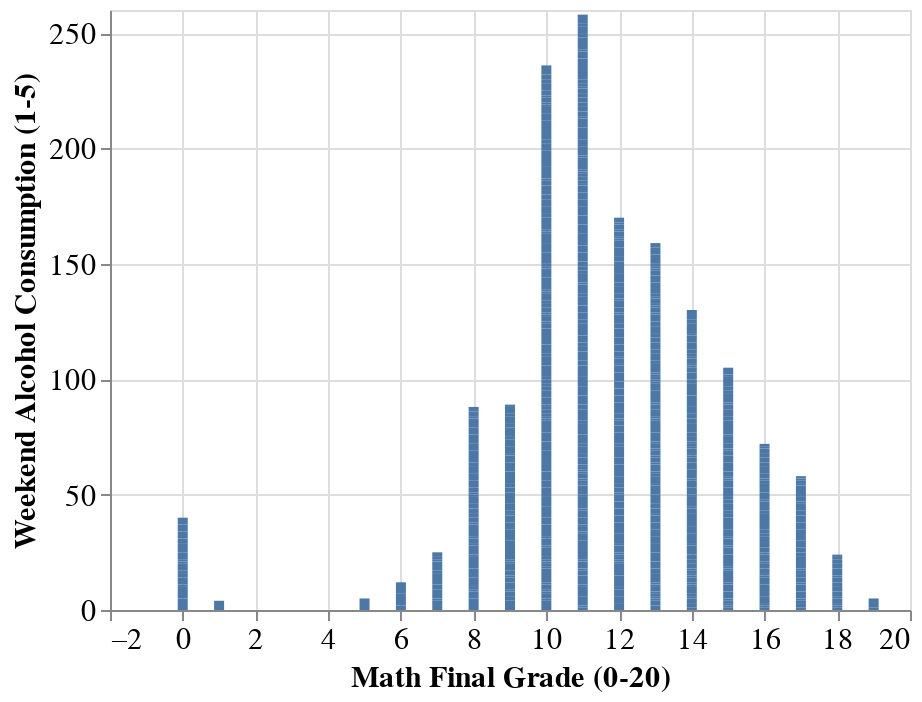

Write notebook code for a chart like this one.
### Code cell
hist1_math = alt.Chart(math_df).mark_bar().encode(alt.X('G3:Q', axis=alt.Axis(title='Math Final Grade (0-20)')),
                                                  alt.Y('Walc:Q', axis=alt.Axis(title='Weekend Alcohol Consumption (1-5)')),
                                                  tooltip=['G3:Q', 'Walc:Q']
                                                 ).configure_axis(labelFontSize=15,titleFontSize=15)
hist1_math

### Figure 1 — Vega-Lite specification as saved in the notebook (floating-point values rounded to 4 significant figures; data arrays with more than 128 entries replaced by an {"elided": "..."} marker saying what was removed)
{"config": {"view": {"continuousWidth": 400, "continuousHeight": 300}, "axis": {"labelFontSize": 15, "titleFontSize": 15}}, "data": {"name": "data-2598c03e4b3391988ca14a0c16e86572"}, "mark": "bar", "encoding": {"tooltip": [{"field": "G3", "type": "quantitative"}, {"field": "Walc", "type": "quantitative"}], "x": {"axis": {"title": "Math Final Grade (0-20)"}, "field": "G3", "type": "quantitative"}, "y": {"axis": {"title": "Weekend Alcohol Consumption (1-5)"}, "field": "Walc", "type": "quantitative"}}, "$schema": "https://vega.github.io/schema/vega-lite/v4.17.0.json", "datasets": {"data-2598c03e4b3391988ca14a0c16e86572": {"elided": "649 records"}}}
